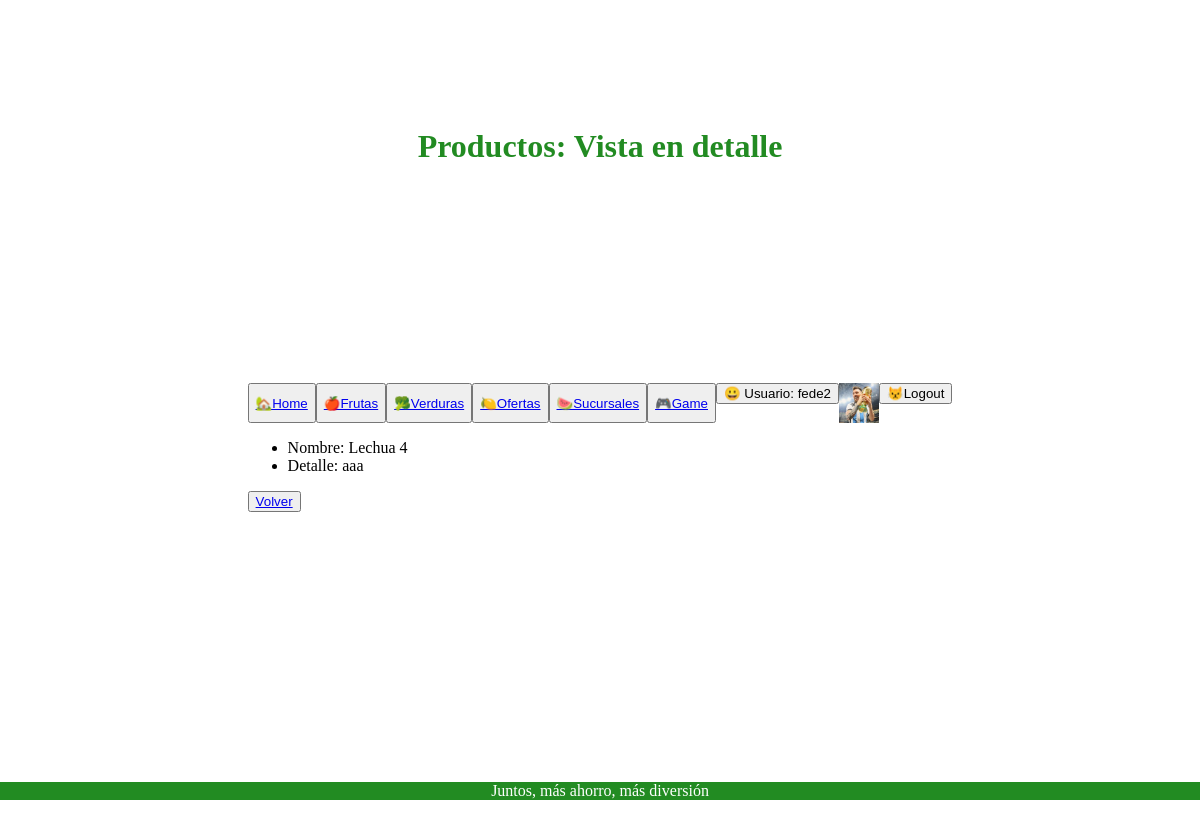
/producto/verduras/detalle/21 (signed in), run on an earlier commit of the app's database.
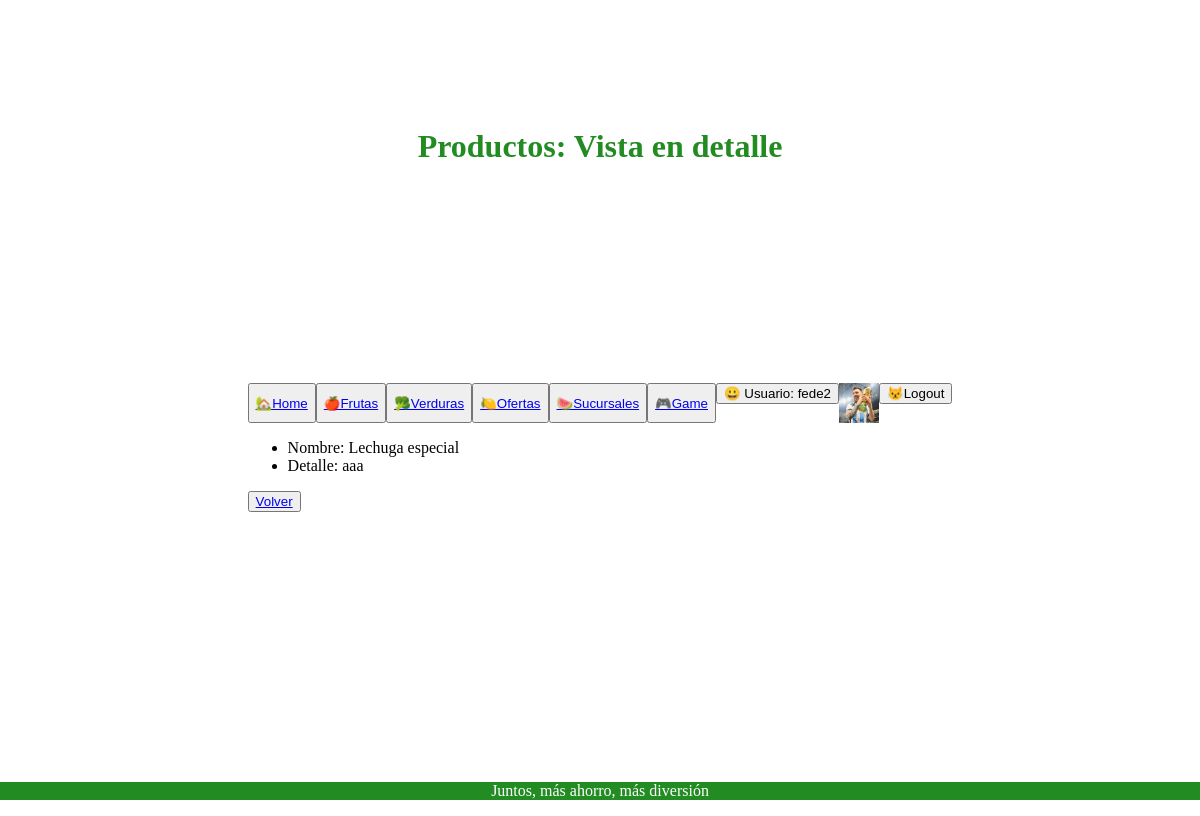
And on a later commit of the database.
### producto/models.py (models this page shows, shortened)
class Producto(models.Model):
    class Tipo_producto(models.TextChoices):
        FRUTA = "FRUTA", "Fruta"
        VERDURA = "VERDURA", "Verdura"
        OFERTA = "OFERTA", "Oferta"
    nombre_producto = models.CharField(max_length=100)
    precio_producto = models.DecimalField(max_digits=10, decimal_places=2)
    kilo_producto = models.DecimalField(max_digits=10, decimal_places=2)
    stock_producto = models.DecimalField(max_digits=10, decimal_places=2)
    tipo_producto = models.CharField(max_length=20, choices=Tipo_producto.choices)
    detalle_producto = models.TextField(blank=True, null=True)
    beneficio_producto = models.TextField(blank=True, null=True)

### producto/views.py (the view)
# urls.py: path('verduras/detalle/<int:pk>',login_required(views.ProductoDetailVerduras.as_view()),name='producto_detalle_verduras'),
class ProductoDetailVerduras(DetailView):
    model = Producto
    template_name = 'producto/producto_detalle_verduras.html'

### producto/templates/producto/producto_detalle_verduras.html
{% extends 'core/base.html' %}
{% block header %}
<h1 style="color:forestgreen; text-align: center;">
    Productos: Vista en detalle
</h1>
{% endblock header %}
{% block main %}
    <ul>
            <li> Nombre: {{object.nombre_producto}} </li>
            <li> Detalle: {{object.detalle_producto}} </li>
    </ul>
    <button><a href="{% url 'producto:producto_list_verduras' %}">Volver</a></button>
{% endblock main %}

What changed in the data, as far as the page shows it:
changed Producto "aaa": nombre_producto "Lechua 4" → "Lechuga especial"
